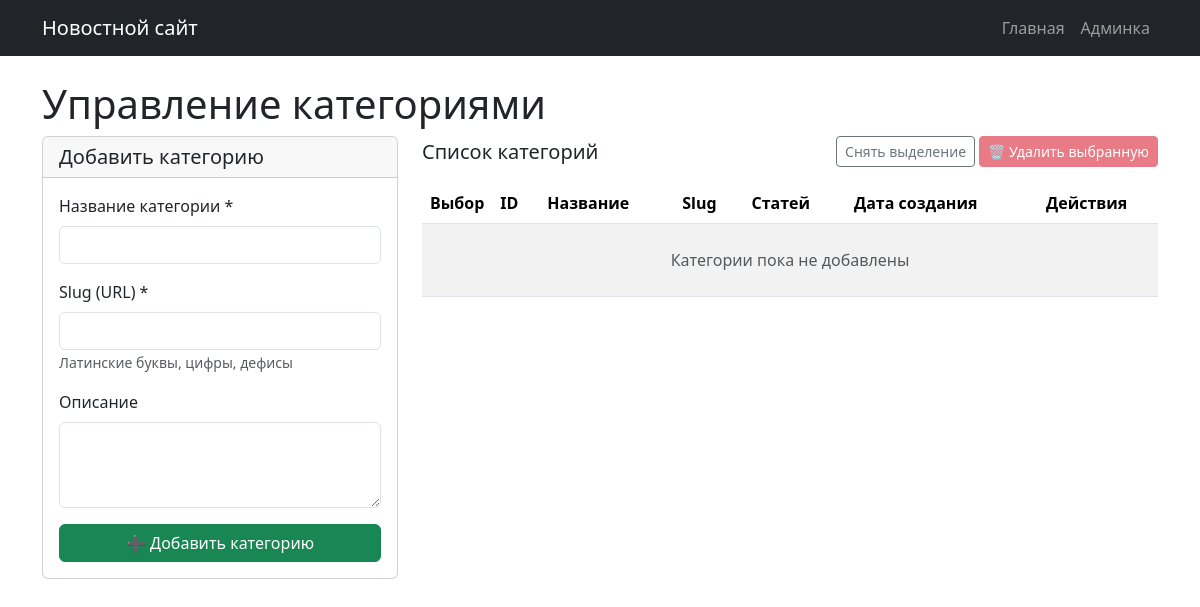
The page /admin/categories.php on the database as committed earlier.
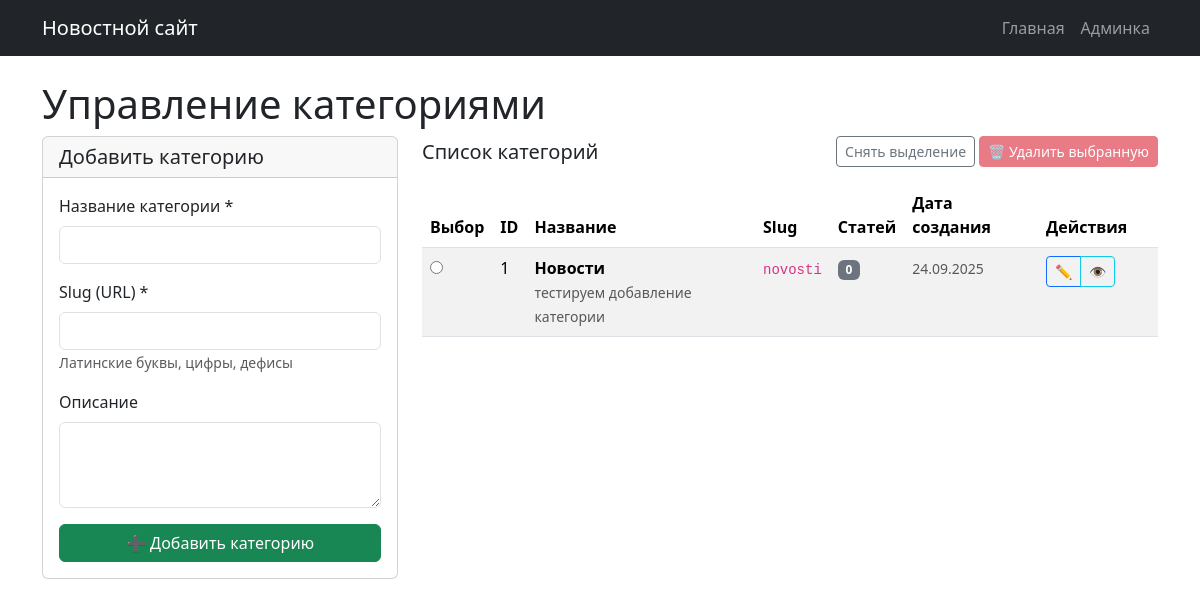
The same page on the database as committed later.
### tables this page shows
CREATE TABLE categories (
            id INTEGER PRIMARY KEY AUTOINCREMENT,
            name VARCHAR(100) NOT NULL UNIQUE,
            slug VARCHAR(100) NOT NULL UNIQUE,
            description TEXT,
            created_at DATETIME DEFAULT CURRENT_TIMESTAMP
        );

### includes/functions.php (called while the page is built, shortened)
<?php
function getCategoriesWithArticlesCount() {
    $db = new Database();
    $pdo = $db->getConnection();
    $stmt = $pdo->query("
        SELECT c.*, COUNT(a.id) as articles_count
        FROM categories c
        LEFT JOIN articles a ON c.id = a.category_id
        GROUP BY c.id
        ORDER BY c.name
    ");
    return $stmt->fetchAll(PDO::FETCH_ASSOC);
}
?>

### admin/categories.php (the view, shortened to what this page needs)
<?php
require_once '../includes/functions.php';
$categories = getCategoriesWithArticlesCount();
include '../includes/header.php';
?>
<h1>Управление категориями</h1>
<div class="row">
    <div class="col-md-4">
        <div class="card">
            <div class="card-header">
                <h5 class="card-title mb-0"><?php echo isset($_GET['edit']) ? 'Редактировать категорию' : 'Добавить категорию'; ?></h5>
            </div>
            <div class="card-body">
                <?php
                $edit_category = null;
                ?>
                <form method="POST">
                    <div class="mb-3">
                        <label for="name" class="form-label">Название категории *</label>
                        <input type="text" class="form-control" id="name" name="name"
                               value="<?php echo $edit_category['name'] ?? ''; ?>" required>
                    </div>
                    <div class="mb-3">
                        <label for="slug" class="form-label">Slug (URL) *</label>
                        <input type="text" class="form-control" id="slug" name="slug"
                               value="<?php echo $edit_category['slug'] ?? ''; ?>" required>
                        <small class="text-muted">Латинские буквы, цифры, дефисы</small>
                    </div>
                    <div class="mb-3">
                        <label for="description" class="form-label">Описание</label>
                        <textarea class="form-control" id="description" name="description" rows="3"><?php echo $edit_category['description'] ?? ''; ?></textarea>
                    </div>
                    <div class="d-grid gap-2">
                        <?php if ($edit_category): ?>
                            <button type="submit" name="edit_category" class="btn btn-primary">💾 Сохранить изменения</button>
                            <a href="categories.php" class="btn btn-secondary">❌ Отмена</a>
                        <?php else: ?>
                            <button type="submit" name="add_category" class="btn btn-success">➕ Добавить категорию</button>
                        <?php endif; ?>
                    </div>
                </form>
            </div>
        </div>
    </div>
    <div class="col-md-8">
        <form method="POST" id="categories-form">
            <div class="d-flex justify-content-between align-items-center mb-3">
                <h5 class="mb-0">Список категорий</h5>
                <div>
                    <button type="button" class="btn btn-outline-secondary btn-sm" id="deselect-all">
                        Снять выделение
                    </button>
                    <button type="submit" name="delete_selected" class="btn btn-danger btn-sm" id="delete-selected" disabled>
                        🗑️ Удалить выбранную
                    </button>
                </div>
            </div>
            <div class="table-responsive">
                <table class="table table-striped">
                    <thead>
                        <tr>
                            <th width="40">Выбор</th>
                            <th>ID</th>
                            <th>Название</th>
                            <th>Slug</th>
                            <th>Статей</th>
                            <th>Дата создания</th>
                            <th width="120">Действия</th>
                        </tr>
                    </thead>
                    <tbody>
                        <?php if (empty($categories)): ?>
                            <tr>
                                <td colspan="7" class="text-center text-muted py-4">
                                    Категории пока не добавлены
                                </td>
                            </tr>
                        <?php else: ?>
                            <?php foreach ($categories as $category): ?>
                            <tr>
                                <td>
                                    <input type="radio" name="selected_category" value="<?php echo $category['id']; ?>"
                                           class="category-radio">
                                </td>
                                <td><?php echo $category['id']; ?></td>
                                <td>
                                    <strong><?php echo htmlspecialchars($category['name']); ?></strong>
                                    <?php if ($category['description']): ?>
                                        <br><small class="text-muted"><?php echo htmlspecialchars($category['description']); ?></small>
                                    <?php endif; ?>
                                </td>
                                <td>
                                    <code><?php echo htmlspecialchars($category['slug']); ?></code>
                                </td>
                                <td>
                                    <span class="badge bg-<?php echo $category['articles_count'] > 0 ? 'primary' : 'secondary'; ?>">
                                        <?php echo $category['articles_count']; ?>
                                    </span>
                                </td>
                                <td>
                                    <small class="text-muted">
                                        <?php echo date('d.m.Y', strtotime($category['created_at'])); ?>
                                    </small>
                                </td>
                                <td>
                                    <div class="btn-group btn-group-sm">
                                        <a href="categories.php?edit=<?php echo $category['id']; ?>"
                                           class="btn btn-outline-primary" title="Редактировать">
                                            ✏️
                                        </a>
                                        <a href="../category.php?slug=<?php echo $category['slug']; ?>"
                                           target="_blank" class="btn btn-outline-info" title="Просмотреть">
                                            👁️
                                        </a>
                                    </div>
                                </td>
                            </tr>
                            <?php endforeach; ?>
                        <?php endif; ?>
                    </tbody>
                </table>
            </div>
        </form>
    </div>
</div>
<?php include '../includes/footer.php'; ?>

### includes/header.php (shortened to what this page needs)
<!DOCTYPE html>
<html lang="ru">
<head>
    <link href="../assets/css/bootstrap.min.css" rel="stylesheet">
    <link href="../assets/css/vendors/quill.snow.css" rel="stylesheet">
</head>
<body>
    <nav class="navbar navbar-expand-lg navbar-dark bg-dark">
        <div class="container">
            <a class="navbar-brand" href="index.php">Новостной сайт</a>
            <div class="navbar-nav">
                <a class="nav-link" href="../index.php">Главная</a>
                <a class="nav-link" href="index.php">Админка</a>
            </div>
        </div>
    </nav>
    <div class="container mt-4">

### includes/footer.php (shortened to what this page needs)
    </div>
</body>
</html>

Rows that differ between the two databases and show on the page:
added categories: id "1", name "Новости", description "тестируем добавление категории", slug "novosti", articles_count "0", created_at "24.09.2025"
Other text that changed with them:
text no longer shown: "Категории пока не добавлены"
